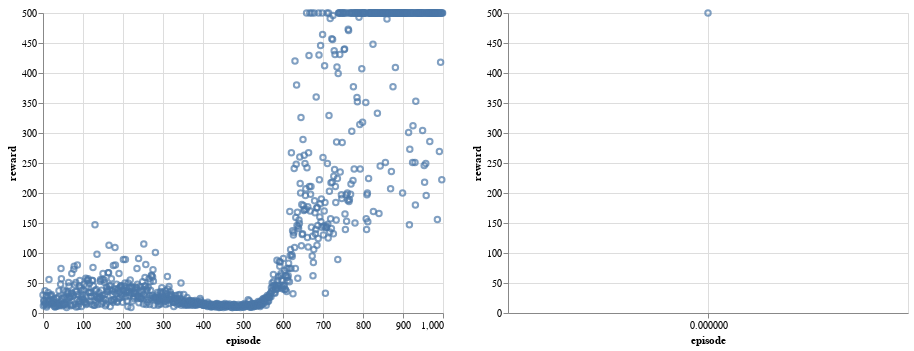

Notebook cell for this chart:
### Code cell
alt.Chart(rewards).mark_point().encode(x="episode", y="reward") | alt.Chart(
    test_rewards
).mark_point().encode(x="episode", y="reward")

### Figure 1 — Vega-Lite specification as saved in the notebook (floating-point values rounded to 4 significant figures; data arrays with more than 128 entries replaced by an {"elided": "..."} marker saying what was removed)
{"config": {"view": {"continuousWidth": 400, "continuousHeight": 300}}, "hconcat": [{"data": {"name": "data-64c75e6f3b887f09dc4a6234c0f31099"}, "mark": "point", "encoding": {"x": {"type": "quantitative", "field": "episode"}, "y": {"type": "quantitative", "field": "reward"}}}, {"data": {"name": "data-2c46d7a7b1a71ba943e96eb8e83b7411"}, "mark": "point", "encoding": {"x": {"type": "quantitative", "field": "episode"}, "y": {"type": "quantitative", "field": "reward"}}}], "$schema": "https://vega.github.io/schema/vega-lite/v4.8.1.json", "datasets": {"data-64c75e6f3b887f09dc4a6234c0f31099": {"elided": "1000 records"}, "data-2c46d7a7b1a71ba943e96eb8e83b7411": [{"episode": 0, "reward": 500.0}]}}
